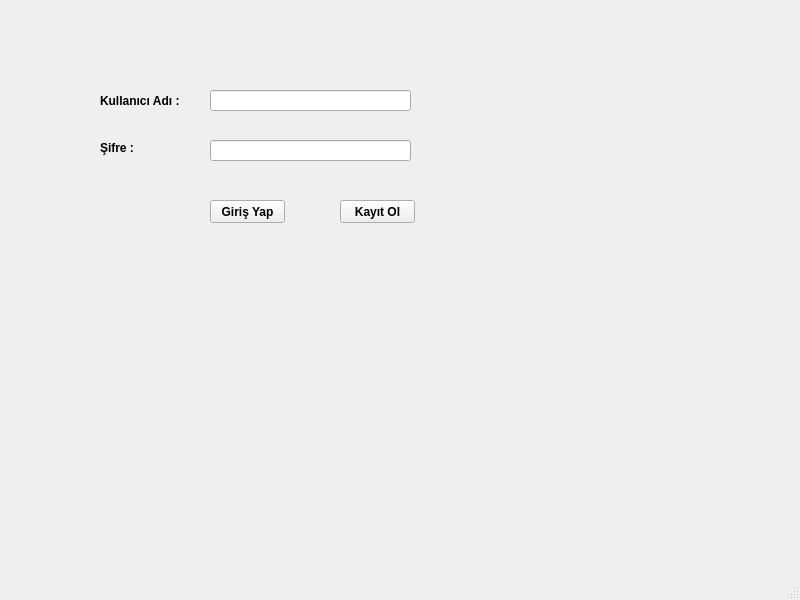
<?xml version="1.0" encoding="UTF-8"?>
<ui version="4.0">
 <class>MainWindow</class>
 <widget class="QMainWindow" name="MainWindow">
  <property name="geometry">
   <rect>
    <x>0</x>
    <y>0</y>
    <width>800</width>
    <height>600</height>
   </rect>
  </property>
  <property name="font">
   <font>
    <weight>75</weight>
    <italic>false</italic>
    <bold>true</bold>
    <underline>false</underline>
   </font>
  </property>
  <property name="windowTitle">
   <string>MainWindow</string>
  </property>
  <widget class="QWidget" name="centralwidget">
   <widget class="QLineEdit" name="kullanci_edit">
    <property name="geometry">
     <rect>
      <x>210</x>
      <y>90</y>
      <width>201</width>
      <height>21</height>
     </rect>
    </property>
   </widget>
   <widget class="QLineEdit" name="sifre_edit">
    <property name="geometry">
     <rect>
      <x>210</x>
      <y>140</y>
      <width>201</width>
      <height>21</height>
     </rect>
    </property>
   </widget>
   <widget class="QPushButton" name="btn_giris">
    <property name="geometry">
     <rect>
      <x>210</x>
      <y>200</y>
      <width>75</width>
      <height>23</height>
     </rect>
    </property>
    <property name="text">
     <string>Giriş Yap</string>
    </property>
   </widget>
   <widget class="QPushButton" name="btn_kayitOl">
    <property name="geometry">
     <rect>
      <x>340</x>
      <y>200</y>
      <width>75</width>
      <height>23</height>
     </rect>
    </property>
    <property name="text">
     <string>Kayıt Ol</string>
    </property>
   </widget>
   <widget class="QLabel" name="kullanci_label">
    <property name="geometry">
     <rect>
      <x>100</x>
      <y>90</y>
      <width>91</width>
      <height>21</height>
     </rect>
    </property>
    <property name="text">
     <string>Kullanıcı Adı :</string>
    </property>
   </widget>
   <widget class="QLabel" name="sifre_label">
    <property name="geometry">
     <rect>
      <x>100</x>
      <y>140</y>
      <width>91</width>
      <height>16</height>
     </rect>
    </property>
    <property name="text">
     <string>Şifre :</string>
    </property>
   </widget>
  </widget>
  <widget class="QMenuBar" name="menubar">
   <property name="geometry">
    <rect>
     <x>0</x>
     <y>0</y>
     <width>800</width>
     <height>21</height>
    </rect>
   </property>
  </widget>
  <widget class="QStatusBar" name="statusbar"/>
 </widget>
 <resources/>
 <connections/>
</ui>
